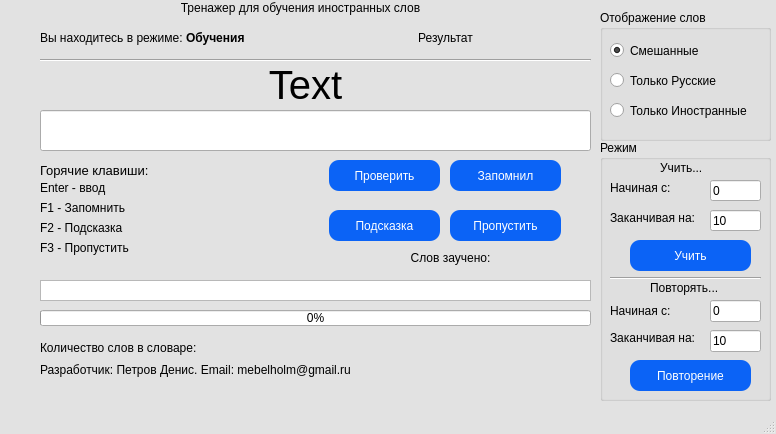
<?xml version="1.0" encoding="UTF-8"?>
<ui version="4.0">
 <class>MainWindow</class>
 <widget class="QMainWindow" name="MainWindow">
  <property name="geometry">
   <rect>
    <x>0</x>
    <y>0</y>
    <width>776</width>
    <height>434</height>
   </rect>
  </property>
  <property name="mouseTracking">
   <bool>false</bool>
  </property>
  <property name="windowTitle">
   <string>Словарь</string>
  </property>
  <property name="styleSheet">
   <string notr="true">QMainWindow{
   background: rgb(226,226,226);
}
QPushButton {
    border: none;
    border-radius: 10px;
    text-decoration: none;
    color: white;
    background: #0B63F6;
    box-shadow: 0 5px 0 #003CC5;
}

QPushButton:hover {
    background: #003CC5;
    box-shadow: none;
    position: relative;
    top: 5px;
}

QPushButton:pressed {
    
}</string>
  </property>
  <widget class="QWidget" name="centralwidget">
   <widget class="QLabel" name="label">
    <property name="geometry">
     <rect>
      <x>10</x>
      <y>60</y>
      <width>591</width>
      <height>51</height>
     </rect>
    </property>
    <property name="font">
     <font>
      <pointsize>30</pointsize>
     </font>
    </property>
    <property name="text">
     <string>&lt;html&gt;&lt;head/&gt;&lt;body&gt;&lt;p&gt;Text&lt;/p&gt;&lt;/body&gt;&lt;/html&gt;</string>
    </property>
    <property name="alignment">
     <set>Qt::AlignCenter</set>
    </property>
   </widget>
   <widget class="QLineEdit" name="lineEdit">
    <property name="geometry">
     <rect>
      <x>40</x>
      <y>110</y>
      <width>551</width>
      <height>41</height>
     </rect>
    </property>
    <property name="font">
     <font>
      <pointsize>20</pointsize>
     </font>
    </property>
   </widget>
   <widget class="QLabel" name="label_2">
    <property name="geometry">
     <rect>
      <x>310</x>
      <y>30</y>
      <width>271</width>
      <height>16</height>
     </rect>
    </property>
    <property name="text">
     <string>&lt;html&gt;&lt;head/&gt;&lt;body&gt;&lt;p&gt;Результат&lt;/p&gt;&lt;/body&gt;&lt;/html&gt;</string>
    </property>
    <property name="alignment">
     <set>Qt::AlignCenter</set>
    </property>
   </widget>
   <widget class="QListWidget" name="listWidget">
    <property name="geometry">
     <rect>
      <x>40</x>
      <y>280</y>
      <width>551</width>
      <height>21</height>
     </rect>
    </property>
   </widget>
   <widget class="QLabel" name="label_3">
    <property name="geometry">
     <rect>
      <x>40</x>
      <y>340</y>
      <width>221</width>
      <height>16</height>
     </rect>
    </property>
    <property name="text">
     <string>&lt;html&gt;&lt;head/&gt;&lt;body&gt;&lt;p&gt;Количество слов в словаре:&lt;/p&gt;&lt;/body&gt;&lt;/html&gt;</string>
    </property>
   </widget>
   <widget class="QPushButton" name="pushButton_2">
    <property name="geometry">
     <rect>
      <x>329</x>
      <y>210</y>
      <width>111</width>
      <height>31</height>
     </rect>
    </property>
    <property name="text">
     <string>Подсказка</string>
    </property>
   </widget>
   <widget class="QPushButton" name="pushButton_3">
    <property name="geometry">
     <rect>
      <x>450</x>
      <y>210</y>
      <width>111</width>
      <height>31</height>
     </rect>
    </property>
    <property name="text">
     <string>Пропустить</string>
    </property>
   </widget>
   <widget class="QLabel" name="label_4">
    <property name="geometry">
     <rect>
      <x>10</x>
      <y>0</y>
      <width>581</width>
      <height>16</height>
     </rect>
    </property>
    <property name="text">
     <string>Тренажер для обучения иностранных слов</string>
    </property>
    <property name="alignment">
     <set>Qt::AlignCenter</set>
    </property>
   </widget>
   <widget class="QPushButton" name="pushButton">
    <property name="geometry">
     <rect>
      <x>329</x>
      <y>160</y>
      <width>111</width>
      <height>31</height>
     </rect>
    </property>
    <property name="text">
     <string>Проверить</string>
    </property>
   </widget>
   <widget class="QPushButton" name="pushButton_4">
    <property name="geometry">
     <rect>
      <x>450</x>
      <y>160</y>
      <width>111</width>
      <height>31</height>
     </rect>
    </property>
    <property name="styleSheet">
     <string notr="true"/>
    </property>
    <property name="text">
     <string>Запомнил</string>
    </property>
   </widget>
   <widget class="QLabel" name="label_5">
    <property name="geometry">
     <rect>
      <x>370</x>
      <y>250</y>
      <width>161</width>
      <height>16</height>
     </rect>
    </property>
    <property name="text">
     <string>Слов заучено:</string>
    </property>
    <property name="alignment">
     <set>Qt::AlignCenter</set>
    </property>
   </widget>
   <widget class="QLabel" name="label_6">
    <property name="geometry">
     <rect>
      <x>40</x>
      <y>160</y>
      <width>121</width>
      <height>21</height>
     </rect>
    </property>
    <property name="text">
     <string>&lt;!DOCTYPE HTML PUBLIC &quot;-//W3C//DTD HTML 4.0//EN&quot; &quot;http://www.w3.org/TR/REC-html40/strict.dtd&quot;&gt;
&lt;html&gt;&lt;head&gt;&lt;meta name=&quot;qrichtext&quot; content=&quot;1&quot; /&gt;&lt;meta charset=&quot;utf-8&quot; /&gt;&lt;style type=&quot;text/css&quot;&gt;
p, li { white-space: pre-wrap; }
hr { height: 1px; border-width: 0; }
&lt;/style&gt;&lt;/head&gt;&lt;body style=&quot; font-family:'Ubuntu'; font-size:10pt; font-weight:400; font-style:normal;&quot;&gt;
&lt;p style=&quot; margin-top:12px; margin-bottom:12px; margin-left:0px; margin-right:0px; -qt-block-indent:0; text-indent:0px;&quot;&gt;Горячие клавиши:&lt;/p&gt;&lt;/body&gt;&lt;/html&gt;</string>
    </property>
    <property name="textFormat">
     <enum>Qt::AutoText</enum>
    </property>
   </widget>
   <widget class="QProgressBar" name="progressBar">
    <property name="geometry">
     <rect>
      <x>40</x>
      <y>310</y>
      <width>551</width>
      <height>16</height>
     </rect>
    </property>
    <property name="value">
     <number>0</number>
    </property>
   </widget>
   <widget class="QGroupBox" name="groupBox">
    <property name="geometry">
     <rect>
      <x>600</x>
      <y>10</y>
      <width>171</width>
      <height>131</height>
     </rect>
    </property>
    <property name="title">
     <string>Отображение слов</string>
    </property>
    <widget class="QRadioButton" name="radioButtonRusEng">
     <property name="geometry">
      <rect>
       <x>10</x>
       <y>30</y>
       <width>111</width>
       <height>21</height>
      </rect>
     </property>
     <property name="text">
      <string>Смешанные</string>
     </property>
     <property name="checked">
      <bool>true</bool>
     </property>
    </widget>
    <widget class="QRadioButton" name="radioButtonRus">
     <property name="geometry">
      <rect>
       <x>10</x>
       <y>60</y>
       <width>131</width>
       <height>21</height>
      </rect>
     </property>
     <property name="text">
      <string>Только Русские</string>
     </property>
    </widget>
    <widget class="QRadioButton" name="radioButtonEng">
     <property name="geometry">
      <rect>
       <x>10</x>
       <y>90</y>
       <width>161</width>
       <height>21</height>
      </rect>
     </property>
     <property name="text">
      <string>Только Иностранные</string>
     </property>
    </widget>
   </widget>
   <widget class="QGroupBox" name="groupBox_2">
    <property name="geometry">
     <rect>
      <x>600</x>
      <y>140</y>
      <width>171</width>
      <height>261</height>
     </rect>
    </property>
    <property name="title">
     <string>Режим</string>
    </property>
    <widget class="QPushButton" name="repeatButton">
     <property name="geometry">
      <rect>
       <x>30</x>
       <y>220</y>
       <width>121</width>
       <height>31</height>
      </rect>
     </property>
     <property name="autoFillBackground">
      <bool>false</bool>
     </property>
     <property name="styleSheet">
      <string notr="true">#rec581457799 .tn-elem[data-elem-id=&quot;1681715037395&quot;] .tn-atom {
    color: #1d1d1f;
    font-size: 20px;
    font-family: 'Montserrat',Arial,sans-serif;
    line-height: NaN;
    font-weight: 600;
    border-width: 3px;
    border-radius: 24px;
    background-color: #ffc700;
    background-position: center center;
    border-color: #1d1d1f;
    border-style: solid;
    transition: background-color 0.2s ease-in-out, color 0.2s ease-in-out, border-color 0.2s ease-in-out;
}</string>
     </property>
     <property name="text">
      <string>Повторение</string>
     </property>
    </widget>
    <widget class="QLabel" name="label_7">
     <property name="geometry">
      <rect>
       <x>50</x>
       <y>140</y>
       <width>81</width>
       <height>16</height>
      </rect>
     </property>
     <property name="text">
      <string>Повторять...</string>
     </property>
    </widget>
    <widget class="QLineEdit" name="repeatStart">
     <property name="geometry">
      <rect>
       <x>110</x>
       <y>160</y>
       <width>51</width>
       <height>22</height>
      </rect>
     </property>
     <property name="text">
      <string>0</string>
     </property>
    </widget>
    <widget class="QLineEdit" name="repeatEnd">
     <property name="geometry">
      <rect>
       <x>110</x>
       <y>190</y>
       <width>51</width>
       <height>22</height>
      </rect>
     </property>
     <property name="text">
      <string>10</string>
     </property>
    </widget>
    <widget class="QLabel" name="label_8">
     <property name="geometry">
      <rect>
       <x>10</x>
       <y>160</y>
       <width>71</width>
       <height>21</height>
      </rect>
     </property>
     <property name="text">
      <string>Начиная с:</string>
     </property>
    </widget>
    <widget class="QLabel" name="label_9">
     <property name="geometry">
      <rect>
       <x>10</x>
       <y>190</y>
       <width>101</width>
       <height>16</height>
      </rect>
     </property>
     <property name="text">
      <string>Заканчивая на:</string>
     </property>
    </widget>
    <widget class="QLabel" name="label_10">
     <property name="geometry">
      <rect>
       <x>60</x>
       <y>20</y>
       <width>51</width>
       <height>16</height>
      </rect>
     </property>
     <property name="text">
      <string>Учить...</string>
     </property>
    </widget>
    <widget class="QLabel" name="label_11">
     <property name="geometry">
      <rect>
       <x>10</x>
       <y>40</y>
       <width>71</width>
       <height>16</height>
      </rect>
     </property>
     <property name="text">
      <string>Начиная с:</string>
     </property>
    </widget>
    <widget class="QLabel" name="label_12">
     <property name="geometry">
      <rect>
       <x>10</x>
       <y>70</y>
       <width>101</width>
       <height>16</height>
      </rect>
     </property>
     <property name="text">
      <string>Заканчивая на:</string>
     </property>
    </widget>
    <widget class="QLineEdit" name="LearnStart">
     <property name="geometry">
      <rect>
       <x>110</x>
       <y>40</y>
       <width>51</width>
       <height>21</height>
      </rect>
     </property>
     <property name="text">
      <string>0</string>
     </property>
    </widget>
    <widget class="QLineEdit" name="LearnEnd">
     <property name="geometry">
      <rect>
       <x>110</x>
       <y>70</y>
       <width>51</width>
       <height>21</height>
      </rect>
     </property>
     <property name="text">
      <string>10</string>
     </property>
    </widget>
    <widget class="QPushButton" name="learnButton">
     <property name="geometry">
      <rect>
       <x>30</x>
       <y>100</y>
       <width>121</width>
       <height>31</height>
      </rect>
     </property>
     <property name="text">
      <string>Учить</string>
     </property>
    </widget>
    <widget class="Line" name="line">
     <property name="geometry">
      <rect>
       <x>10</x>
       <y>130</y>
       <width>151</width>
       <height>16</height>
      </rect>
     </property>
     <property name="orientation">
      <enum>Qt::Horizontal</enum>
     </property>
    </widget>
   </widget>
   <widget class="QLabel" name="label_13">
    <property name="geometry">
     <rect>
      <x>40</x>
      <y>30</y>
      <width>241</width>
      <height>16</height>
     </rect>
    </property>
    <property name="text">
     <string>Вы находитесь в режиме: &lt;b&gt;Обучения &lt;/b&gt;</string>
    </property>
   </widget>
   <widget class="QLabel" name="label_14">
    <property name="geometry">
     <rect>
      <x>40</x>
      <y>180</y>
      <width>111</width>
      <height>16</height>
     </rect>
    </property>
    <property name="text">
     <string>Enter - ввод</string>
    </property>
   </widget>
   <widget class="QLabel" name="label_15">
    <property name="geometry">
     <rect>
      <x>40</x>
      <y>200</y>
      <width>101</width>
      <height>16</height>
     </rect>
    </property>
    <property name="text">
     <string>F1 - Запомнить</string>
    </property>
   </widget>
   <widget class="QLabel" name="label_16">
    <property name="geometry">
     <rect>
      <x>40</x>
      <y>220</y>
      <width>131</width>
      <height>16</height>
     </rect>
    </property>
    <property name="text">
     <string>F2 - Подсказка</string>
    </property>
   </widget>
   <widget class="QLabel" name="label_17">
    <property name="geometry">
     <rect>
      <x>40</x>
      <y>240</y>
      <width>111</width>
      <height>16</height>
     </rect>
    </property>
    <property name="text">
     <string>F3 - Пропустить</string>
    </property>
   </widget>
   <widget class="QLabel" name="label_18">
    <property name="geometry">
     <rect>
      <x>40</x>
      <y>360</y>
      <width>361</width>
      <height>21</height>
     </rect>
    </property>
    <property name="text">
     <string>&lt;html&gt;&lt;head/&gt;&lt;body&gt;&lt;p&gt;Разработчик: Петров Денис. Email: mebelholm@gmail.ru &lt;/p&gt;&lt;/body&gt;&lt;/html&gt;</string>
    </property>
   </widget>
   <widget class="Line" name="line_2">
    <property name="geometry">
     <rect>
      <x>40</x>
      <y>50</y>
      <width>551</width>
      <height>20</height>
     </rect>
    </property>
    <property name="orientation">
     <enum>Qt::Horizontal</enum>
    </property>
   </widget>
  </widget>
  <widget class="QMenuBar" name="menubar">
   <property name="geometry">
    <rect>
     <x>0</x>
     <y>0</y>
     <width>776</width>
     <height>20</height>
    </rect>
   </property>
  </widget>
  <widget class="QStatusBar" name="statusbar"/>
 </widget>
 <resources/>
 <connections/>
</ui>
